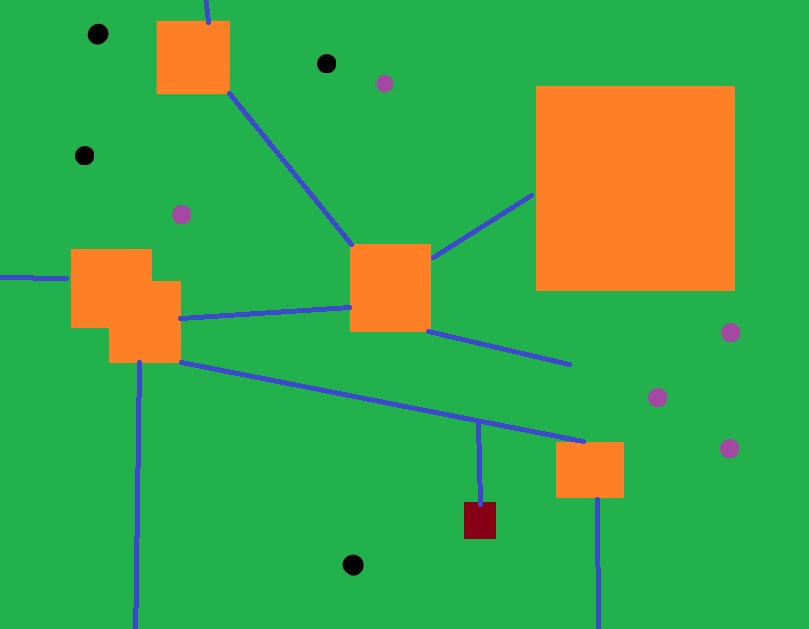
#> input picture OpencvPruebas/CalcCampos/CarcassoneFields3/imagenChota.jpg, 809 x 629 px
$ python debug_colors.py imagenChota.jpg
#> lines starting #> are read from the running program, lines starting #| are printed output that depends on the picture; after the words box and inside, x2 and y2 are one past the last pixel; in counts of white or black regions, pixels touching at a corner belong together
### OpencvPruebas/CalcCampos/CarcassoneFields3/src/image_processor.py
"""
Procesamiento de la imagen del tablero.
"""
import numpy as np
import cv2
from typing import Tuple
from config.colors import COLORS, COLOR_TOLERANCE


class ImageProcessor:
    """Procesa la imagen del tablero de Carcassonne."""

    def __init__(self, image_path: str):
        """
        Inicializa el procesador de imágenes.

        Args:
            image_path: Ruta de la imagen del tablero
        """
#> called with image_path = 'imagenChota.jpg'
        self.image = cv2.imread(image_path)
#> self.image is the input picture: shape (629, 809, 3); mean B, G, R 73.8, 167.6, 65
        if self.image is None:
            raise ValueError(f"No se pudo cargar la imagen: {image_path}")
        self.image = cv2.cvtColor(self.image, cv2.COLOR_BGR2RGB)
        self.height, self.width = self.image.shape[:2]
#> self.height = 629; self.width = 809

    def create_mask(self, color_name: str) -> np.ndarray:
        """
        Crea una máscara binaria para un color específico.

        Args:
            color_name: Nombre del color en COLORS

        Returns:
            Máscara binaria donde True indica el color buscado
        """
        target_color = np.array(COLORS[color_name])
        lower = np.clip(target_color - COLOR_TOLERANCE, 0, 255)
        upper = np.clip(target_color + COLOR_TOLERANCE, 0, 255)

        mask = cv2.inRange(self.image, lower, upper)
        return mask > 0

    def get_combined_barrier_mask(self) -> np.ndarray:
        """
        Crea una máscara combinada de barreras (caminos + castillos).

        Returns:
            Máscara binaria de barreras
        """
        road_mask = self.create_mask('ROAD')
        castle_mask = self.create_mask('CASTLE')
        return road_mask | castle_mask

### OpencvPruebas/CalcCampos/CarcassoneFields3/debug_colors.py
"""
Herramienta de debug para ver qué colores detecta el programa.
"""
import sys
import cv2
import numpy as np
from src.image_processor import ImageProcessor
from config.colors import COLORS


def show_color_masks(image_path):
    """Muestra las máscaras de cada color."""

    processor = ImageProcessor(image_path)

    print("Dimensiones de imagen:", processor.image.shape)
#| Dimensiones de imagen: (629, 809, 3)
    print("\nColores configurados:")
    for name, color in COLORS.items():
        print(f"  {name}: RGB{color}")

    print("\nCreando máscaras...")

    # Mostrar imagen original
    cv2.imshow('Original', cv2.cvtColor(processor.image, cv2.COLOR_RGB2BGR))

    # Crear y mostrar máscara para cada color
    for color_name in COLORS.keys():
        mask = processor.create_mask(color_name)
        pixel_count = np.sum(mask)

        print(f"\n{color_name}:")
        print(f"  Pixeles detectados: {pixel_count}")
        print(f"  Porcentaje: {pixel_count / mask.size * 100:.2f}%")

        # Convertir máscara a imagen visible
        mask_img = np.zeros_like(processor.image)
        mask_img[mask] = COLORS[color_name]

        cv2.imshow(f'{color_name}', cv2.cvtColor(mask_img, cv2.COLOR_RGB2BGR))
#> this loop made 6 passes
#> pixel_count on passes 1 to 6: 423932, 65096, 4940, 0, 1140, 1192
#|   Pixeles detectados: 423932
#|   Porcentaje: 83.31%
#|   Pixeles detectados: 65096
#|   Porcentaje: 12.79%
#|   Pixeles detectados: 4940
#|   Porcentaje: 0.97%
#|   Pixeles detectados: 0
#|   Porcentaje: 0.00%
#|   Pixeles detectados: 1140
#|   Porcentaje: 0.22%
#> (further printed lines are left out)
#> pass 1, in create_mask, `mask = cv2.inRange(self.image, lower, upper)`:
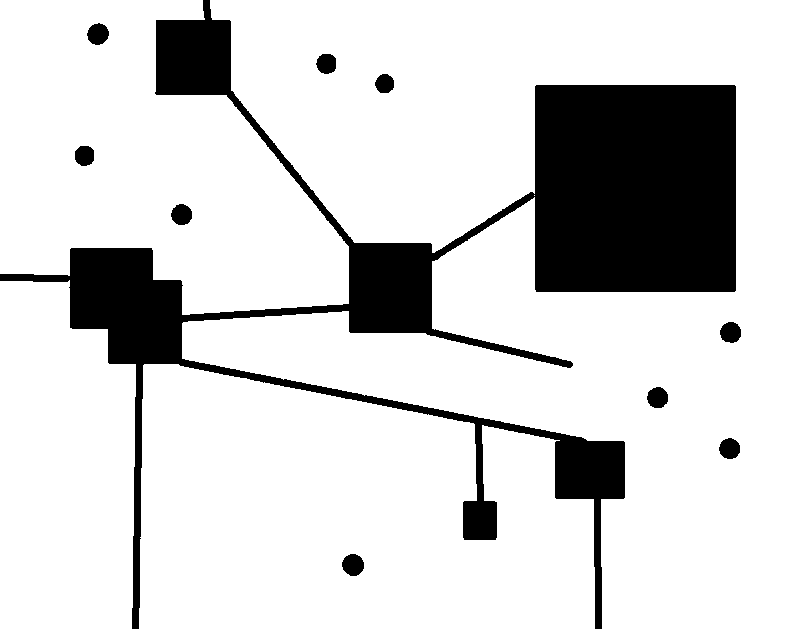
#> mask: shape (629, 809); 83.3% white; 10 black regions, largest, box (x1, y1, x2, y2) and area: (0, 0, 736, 629) 81882, (342, 554, 364, 576) 375, (87, 23, 109, 45) 361
#> pass 1, in show_color_masks, `cv2.imshow(f'{color_name}', cv2.cvtColor(mask_img, cv2.COLOR_RGB2BGR))`:
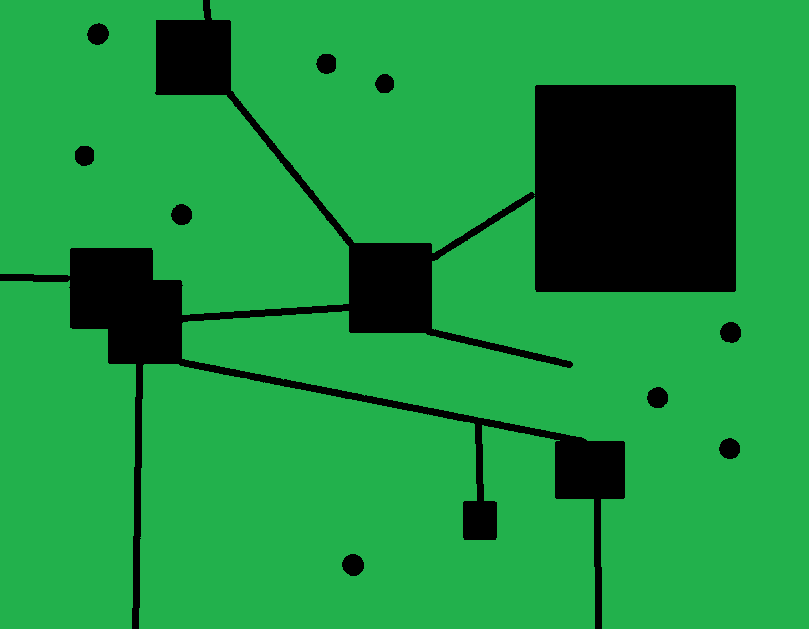
#> window 'FIELD': shape (629, 809, 3); mean B, G, R 63.3, 147.5, 28.3
#> pass 2, in create_mask (call 2), `mask = cv2.inRange(self.image, lower, upper)`:
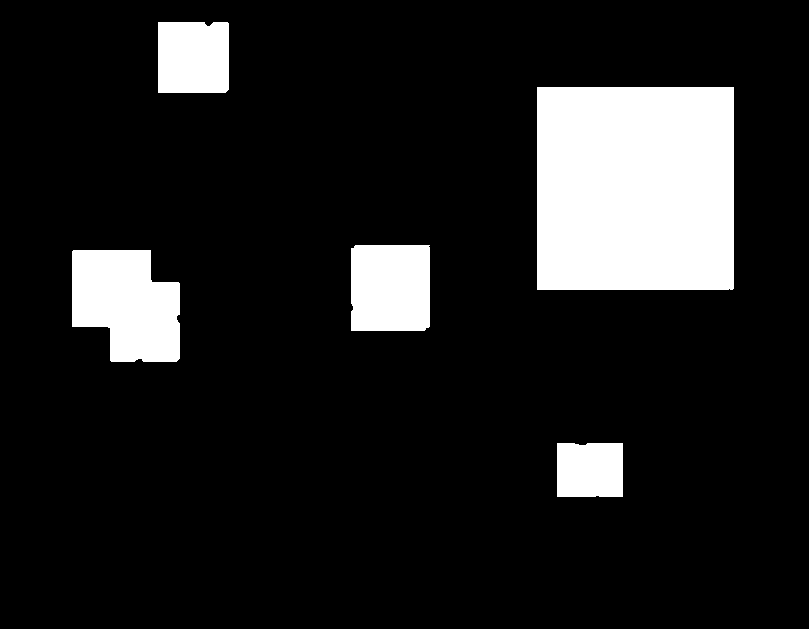
#> mask: shape (629, 809); 12.8% white; 5 white regions, box (x1, y1, x2, y2) and area: (537, 87, 734, 290) 39989, (72, 250, 180, 362) 9796, (351, 245, 430, 331) 6758, (158, 22, 229, 93) 5011, (557, 443, 623, 497) 3542
#> after the loop: mask_img: shape (629, 809, 3); every value is 0

    # Mostrar máscara de barreras
    barrier_mask = processor.get_combined_barrier_mask()
#> in create_mask (call 7), `mask = cv2.inRange(self.image, lower, upper)`:
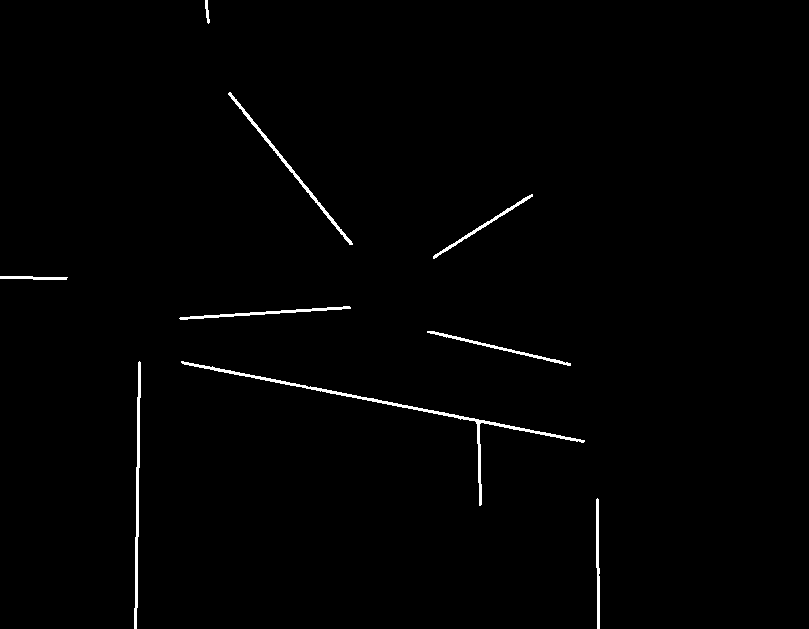
#> mask: shape (629, 809); 0.97% white; 9 white regions, largest, box (x1, y1, x2, y2) and area: (181, 361, 585, 506) 1507, (134, 361, 141, 629) 804, (228, 92, 353, 245) 660
#> in get_combined_barrier_mask, `return road_mask | castle_mask`:
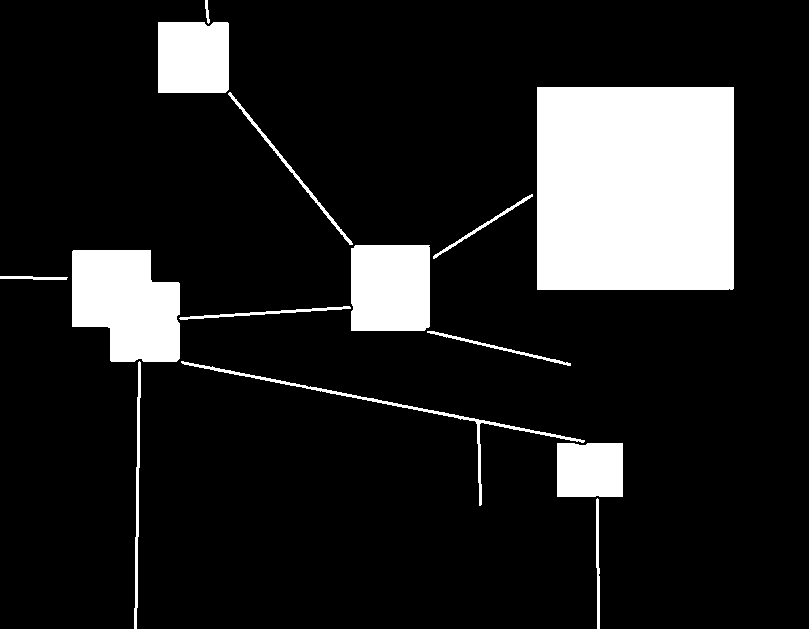
#> returned value: shape (629, 809) bool; 13.8% white; 14 white regions, largest, box (x1, y1, x2, y2) and area: (537, 87, 734, 290) 39989, (72, 250, 180, 362) 9796, (351, 245, 430, 331) 6758
    barrier_count = np.sum(barrier_mask)
#> barrier_count = 70036
    print(f"\nBARRERAS (Caminos + Castillos):")
    print(f"  Pixeles detectados: {barrier_count}")
#|   Pixeles detectados: 70036

    barrier_img = np.zeros_like(processor.image)
    barrier_img[barrier_mask] = (255, 255, 0)  # Amarillo
    cv2.imshow('Barreras', cv2.cvtColor(barrier_img, cv2.COLOR_RGB2BGR))
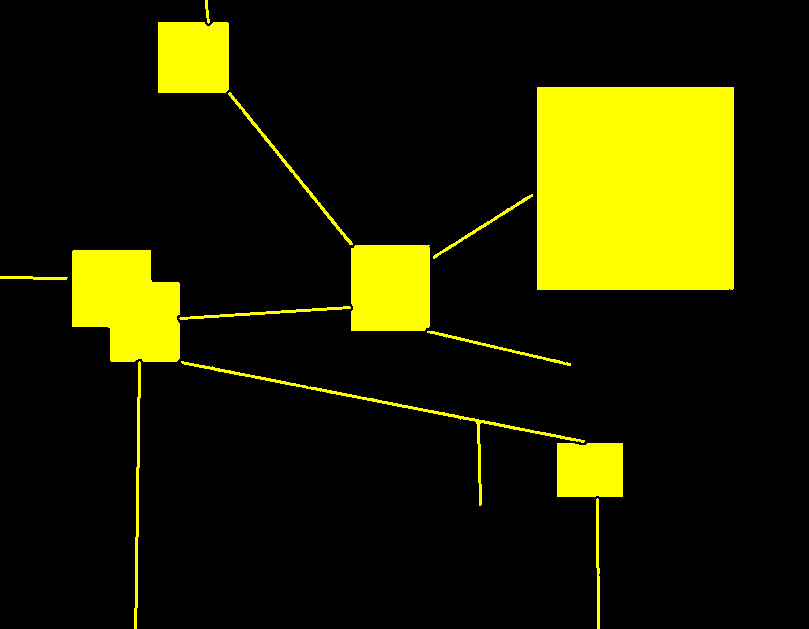
#> window 'Barreras': shape (629, 809, 3); mean B, G, R 0, 35.1, 35.1
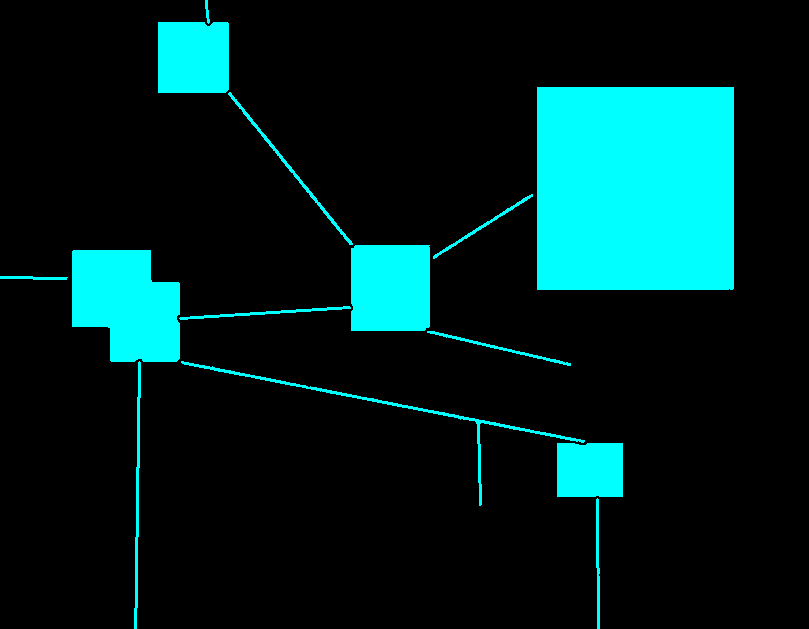
#> barrier_img: shape (629, 809, 3); mean of channels 0, 1, 2 35.1, 35.1, 0; drawn as B, G, R

    print("\nPresiona cualquier tecla para cerrar...")
    cv2.waitKey(0)
    cv2.destroyAllWindows()


if __name__ == "__main__":
    if len(sys.argv) < 2:
        print("Uso: python debug_colors.py <ruta_imagen>")
        sys.exit(1)

    show_color_masks(sys.argv[1])
